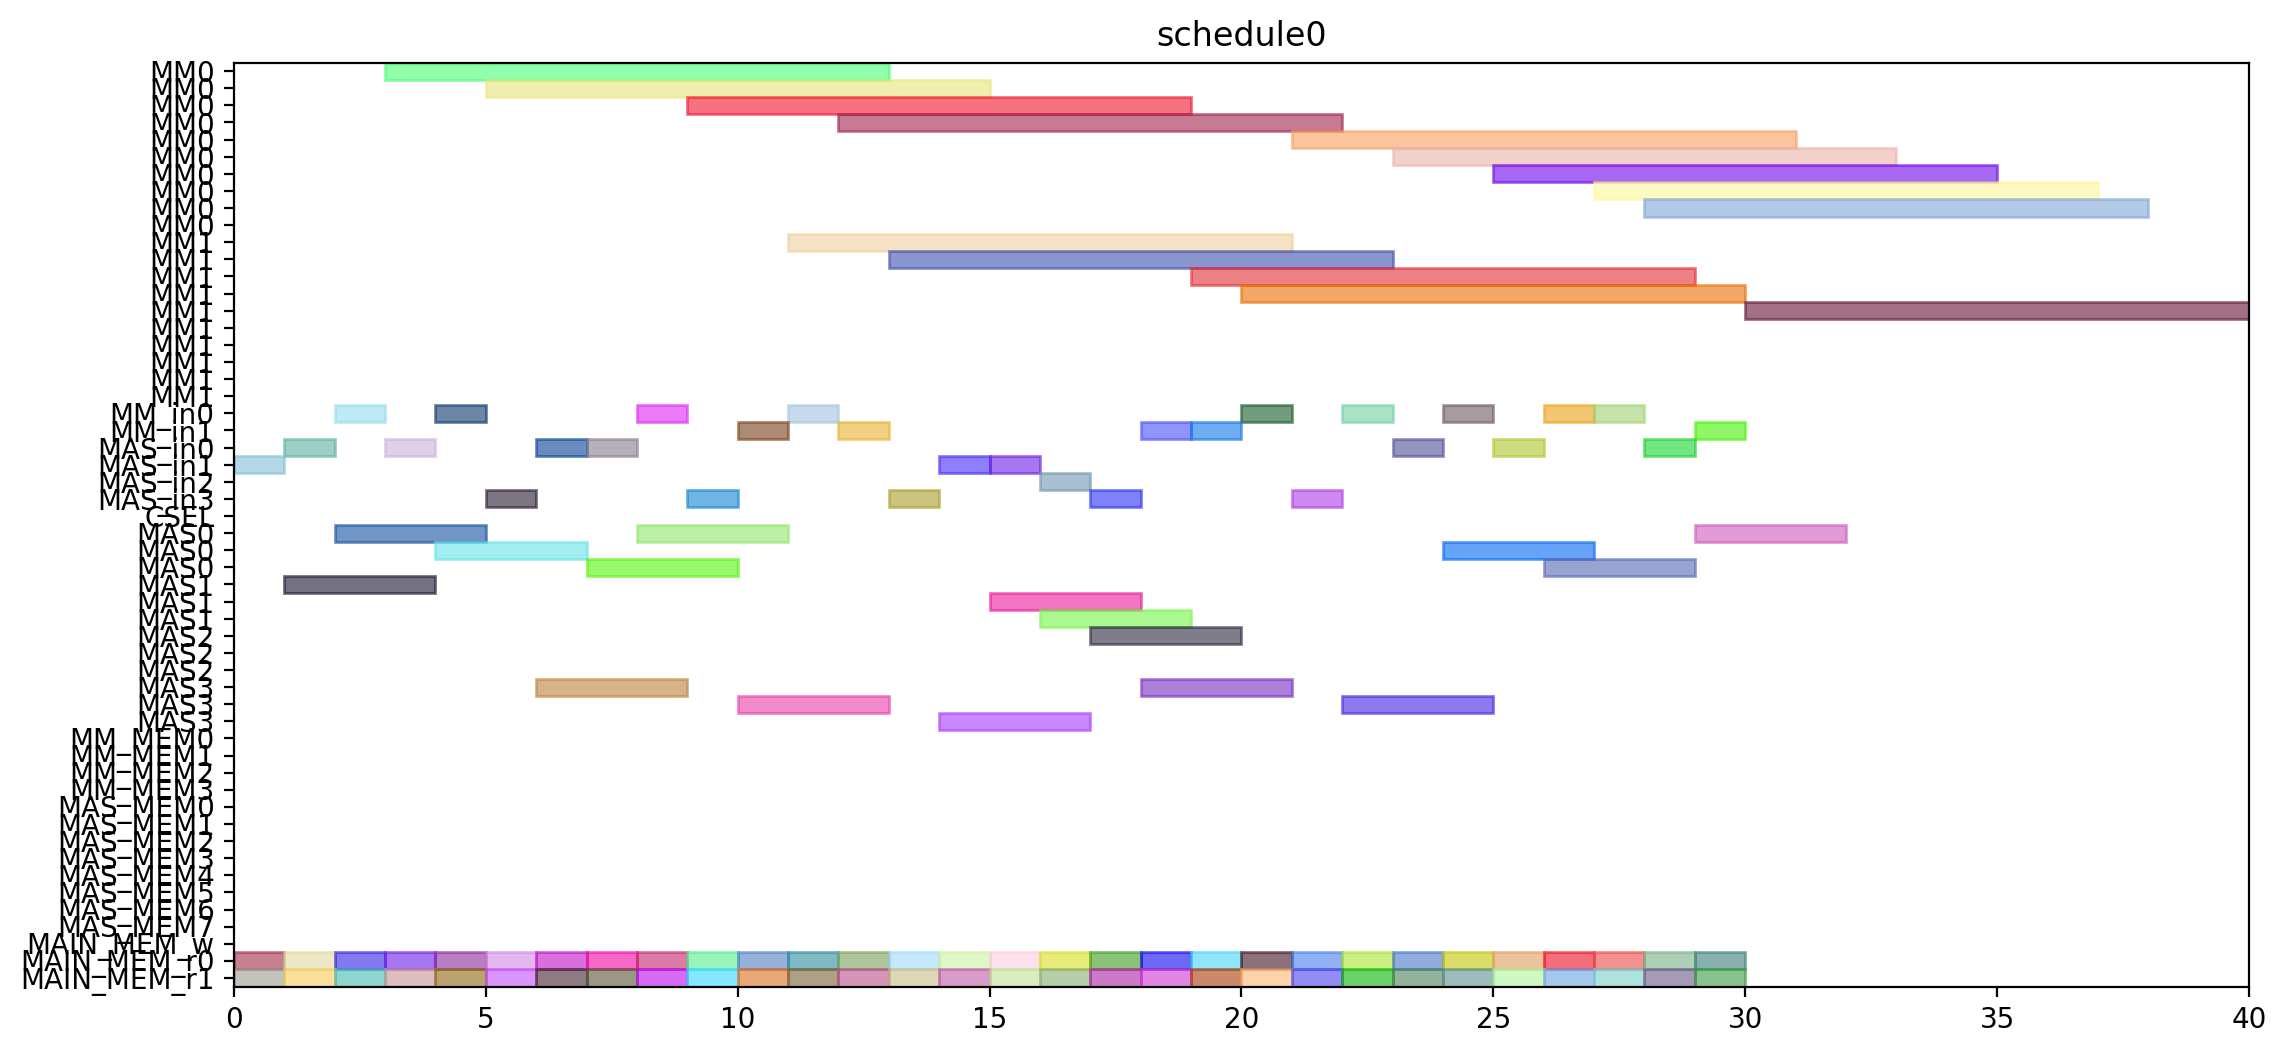

Python code for this plot:
from pyschedule import Scenario, solvers, plotters, alt


def solve():
	horizon = 120
	S = Scenario("schedule0", horizon=horizon)

	# resource
	MM = S.Resources('MM', num=2, size=10)
	MM_in = S.Resources('MM_in', num=2)
	MAS_in = S.Resources('MAS_in', num=4)
	CSEL = S.Resource('CSEL')
	MAS = S.Resources('MAS', num=4, size=3, periods=range(1, horizon))
	MM_MEM = S.Resources('MM_MEM', num=4)
	MAS_MEM = S.Resources('MAS_MEM', num=8)
	MAIN_MEM_w = S.Resource('MAIN_MEM_w', size=1)
	MAIN_MEM_r = S.Resources('MAIN_MEM_r', num=2)

	# result of previous scheduling

	# new tasks
	r1_t0 = S.Task('r1_t0', length=10, delay_cost=1)
	r1_t0 += alt(MM)
	r1_t0_in = S.Task('r1_t0_in', length=1, delay_cost=1)
	r1_t0_in += alt(MM_in)
	S += r1_t0_in*MM_in[0]<=r1_t0*MM[0]
	S += r1_t0_in*MM_in[1]<=r1_t0*MM[1]
	r1_t0_mem0 = S.Task('r1_t0_mem0', length=1, delay_cost=1)
	r1_t0_mem0 += MAIN_MEM_r[0]
	S += r1_t0_mem0 <= r1_t0

	r1_t0_mem1 = S.Task('r1_t0_mem1', length=1, delay_cost=1)
	r1_t0_mem1 += MAIN_MEM_r[1]
	S += r1_t0_mem1 <= r1_t0

	r1_t1 = S.Task('r1_t1', length=10, delay_cost=1)
	r1_t1 += alt(MM)
	r1_t1_in = S.Task('r1_t1_in', length=1, delay_cost=1)
	r1_t1_in += alt(MM_in)
	S += r1_t1_in*MM_in[0]<=r1_t1*MM[0]
	S += r1_t1_in*MM_in[1]<=r1_t1*MM[1]
	r1_t1_mem0 = S.Task('r1_t1_mem0', length=1, delay_cost=1)
	r1_t1_mem0 += MAIN_MEM_r[0]
	S += r1_t1_mem0 <= r1_t1

	r1_t1_mem1 = S.Task('r1_t1_mem1', length=1, delay_cost=1)
	r1_t1_mem1 += MAIN_MEM_r[1]
	S += r1_t1_mem1 <= r1_t1

	r1_t2 = S.Task('r1_t2', length=3, delay_cost=1)
	r1_t2 += alt(MAS)
	r1_t2_in = S.Task('r1_t2_in', length=1, delay_cost=1)
	r1_t2_in += alt(MAS_in)
	S += r1_t2_in*MAS_in[0]<=r1_t2*MAS[0]

	S += r1_t2_in*MAS_in[1]<=r1_t2*MAS[1]

	S += r1_t2_in*MAS_in[2]<=r1_t2*MAS[2]

	S += r1_t2_in*MAS_in[3]<=r1_t2*MAS[3]

	r1_t2_mem0 = S.Task('r1_t2_mem0', length=1, delay_cost=1)
	r1_t2_mem0 += MAIN_MEM_r[0]
	S += r1_t2_mem0 <= r1_t2

	r1_t2_mem1 = S.Task('r1_t2_mem1', length=1, delay_cost=1)
	r1_t2_mem1 += MAIN_MEM_r[1]
	S += r1_t2_mem1 <= r1_t2

	r1_t3 = S.Task('r1_t3', length=3, delay_cost=1)
	r1_t3 += alt(MAS)
	r1_t3_in = S.Task('r1_t3_in', length=1, delay_cost=1)
	r1_t3_in += alt(MAS_in)
	S += r1_t3_in*MAS_in[0]<=r1_t3*MAS[0]

	S += r1_t3_in*MAS_in[1]<=r1_t3*MAS[1]

	S += r1_t3_in*MAS_in[2]<=r1_t3*MAS[2]

	S += r1_t3_in*MAS_in[3]<=r1_t3*MAS[3]

	r1_t3_mem0 = S.Task('r1_t3_mem0', length=1, delay_cost=1)
	r1_t3_mem0 += MAIN_MEM_r[0]
	S += r1_t3_mem0 <= r1_t3

	r1_t3_mem1 = S.Task('r1_t3_mem1', length=1, delay_cost=1)
	r1_t3_mem1 += MAIN_MEM_r[1]
	S += r1_t3_mem1 <= r1_t3

	r3_t0 = S.Task('r3_t0', length=10, delay_cost=1)
	r3_t0 += alt(MM)
	r3_t0_in = S.Task('r3_t0_in', length=1, delay_cost=1)
	r3_t0_in += alt(MM_in)
	S += r3_t0_in*MM_in[0]<=r3_t0*MM[0]
	S += r3_t0_in*MM_in[1]<=r3_t0*MM[1]
	r3_t0_mem0 = S.Task('r3_t0_mem0', length=1, delay_cost=1)
	r3_t0_mem0 += MAIN_MEM_r[0]
	S += r3_t0_mem0 <= r3_t0

	r3_t0_mem1 = S.Task('r3_t0_mem1', length=1, delay_cost=1)
	r3_t0_mem1 += MAIN_MEM_r[1]
	S += r3_t0_mem1 <= r3_t0

	r3_t1 = S.Task('r3_t1', length=10, delay_cost=1)
	r3_t1 += alt(MM)
	r3_t1_in = S.Task('r3_t1_in', length=1, delay_cost=1)
	r3_t1_in += alt(MM_in)
	S += r3_t1_in*MM_in[0]<=r3_t1*MM[0]
	S += r3_t1_in*MM_in[1]<=r3_t1*MM[1]
	r3_t1_mem0 = S.Task('r3_t1_mem0', length=1, delay_cost=1)
	r3_t1_mem0 += MAIN_MEM_r[0]
	S += r3_t1_mem0 <= r3_t1

	r3_t1_mem1 = S.Task('r3_t1_mem1', length=1, delay_cost=1)
	r3_t1_mem1 += MAIN_MEM_r[1]
	S += r3_t1_mem1 <= r3_t1

	r3_t2 = S.Task('r3_t2', length=3, delay_cost=1)
	r3_t2 += alt(MAS)
	r3_t2_in = S.Task('r3_t2_in', length=1, delay_cost=1)
	r3_t2_in += alt(MAS_in)
	S += r3_t2_in*MAS_in[0]<=r3_t2*MAS[0]

	S += r3_t2_in*MAS_in[1]<=r3_t2*MAS[1]

	S += r3_t2_in*MAS_in[2]<=r3_t2*MAS[2]

	S += r3_t2_in*MAS_in[3]<=r3_t2*MAS[3]

	r3_t2_mem0 = S.Task('r3_t2_mem0', length=1, delay_cost=1)
	r3_t2_mem0 += MAIN_MEM_r[0]
	S += r3_t2_mem0 <= r3_t2

	r3_t2_mem1 = S.Task('r3_t2_mem1', length=1, delay_cost=1)
	r3_t2_mem1 += MAIN_MEM_r[1]
	S += r3_t2_mem1 <= r3_t2

	r3_t3 = S.Task('r3_t3', length=3, delay_cost=1)
	r3_t3 += alt(MAS)
	r3_t3_in = S.Task('r3_t3_in', length=1, delay_cost=1)
	r3_t3_in += alt(MAS_in)
	S += r3_t3_in*MAS_in[0]<=r3_t3*MAS[0]

	S += r3_t3_in*MAS_in[1]<=r3_t3*MAS[1]

	S += r3_t3_in*MAS_in[2]<=r3_t3*MAS[2]

	S += r3_t3_in*MAS_in[3]<=r3_t3*MAS[3]

	r3_t3_mem0 = S.Task('r3_t3_mem0', length=1, delay_cost=1)
	r3_t3_mem0 += MAIN_MEM_r[0]
	S += r3_t3_mem0 <= r3_t3

	r3_t3_mem1 = S.Task('r3_t3_mem1', length=1, delay_cost=1)
	r3_t3_mem1 += MAIN_MEM_r[1]
	S += r3_t3_mem1 <= r3_t3

	r4_t0 = S.Task('r4_t0', length=10, delay_cost=1)
	r4_t0 += alt(MM)
	r4_t0_in = S.Task('r4_t0_in', length=1, delay_cost=1)
	r4_t0_in += alt(MM_in)
	S += r4_t0_in*MM_in[0]<=r4_t0*MM[0]
	S += r4_t0_in*MM_in[1]<=r4_t0*MM[1]
	r4_t0_mem0 = S.Task('r4_t0_mem0', length=1, delay_cost=1)
	r4_t0_mem0 += MAIN_MEM_r[0]
	S += r4_t0_mem0 <= r4_t0

	r4_t0_mem1 = S.Task('r4_t0_mem1', length=1, delay_cost=1)
	r4_t0_mem1 += MAIN_MEM_r[1]
	S += r4_t0_mem1 <= r4_t0

	r4_t1 = S.Task('r4_t1', length=10, delay_cost=1)
	r4_t1 += alt(MM)
	r4_t1_in = S.Task('r4_t1_in', length=1, delay_cost=1)
	r4_t1_in += alt(MM_in)
	S += r4_t1_in*MM_in[0]<=r4_t1*MM[0]
	S += r4_t1_in*MM_in[1]<=r4_t1*MM[1]
	r4_t1_mem0 = S.Task('r4_t1_mem0', length=1, delay_cost=1)
	r4_t1_mem0 += MAIN_MEM_r[0]
	S += r4_t1_mem0 <= r4_t1

	r4_t1_mem1 = S.Task('r4_t1_mem1', length=1, delay_cost=1)
	r4_t1_mem1 += MAIN_MEM_r[1]
	S += r4_t1_mem1 <= r4_t1

	r4_t2 = S.Task('r4_t2', length=3, delay_cost=1)
	r4_t2 += alt(MAS)
	r4_t2_in = S.Task('r4_t2_in', length=1, delay_cost=1)
	r4_t2_in += alt(MAS_in)
	S += r4_t2_in*MAS_in[0]<=r4_t2*MAS[0]

	S += r4_t2_in*MAS_in[1]<=r4_t2*MAS[1]

	S += r4_t2_in*MAS_in[2]<=r4_t2*MAS[2]

	S += r4_t2_in*MAS_in[3]<=r4_t2*MAS[3]

	r4_t2_mem0 = S.Task('r4_t2_mem0', length=1, delay_cost=1)
	r4_t2_mem0 += MAIN_MEM_r[0]
	S += r4_t2_mem0 <= r4_t2

	r4_t2_mem1 = S.Task('r4_t2_mem1', length=1, delay_cost=1)
	r4_t2_mem1 += MAIN_MEM_r[1]
	S += r4_t2_mem1 <= r4_t2

	r4_t3 = S.Task('r4_t3', length=3, delay_cost=1)
	r4_t3 += alt(MAS)
	r4_t3_in = S.Task('r4_t3_in', length=1, delay_cost=1)
	r4_t3_in += alt(MAS_in)
	S += r4_t3_in*MAS_in[0]<=r4_t3*MAS[0]

	S += r4_t3_in*MAS_in[1]<=r4_t3*MAS[1]

	S += r4_t3_in*MAS_in[2]<=r4_t3*MAS[2]

	S += r4_t3_in*MAS_in[3]<=r4_t3*MAS[3]

	r4_t3_mem0 = S.Task('r4_t3_mem0', length=1, delay_cost=1)
	r4_t3_mem0 += MAIN_MEM_r[0]
	S += r4_t3_mem0 <= r4_t3

	r4_t3_mem1 = S.Task('r4_t3_mem1', length=1, delay_cost=1)
	r4_t3_mem1 += MAIN_MEM_r[1]
	S += r4_t3_mem1 <= r4_t3

	r5_t0 = S.Task('r5_t0', length=10, delay_cost=1)
	r5_t0 += alt(MM)
	r5_t0_in = S.Task('r5_t0_in', length=1, delay_cost=1)
	r5_t0_in += alt(MM_in)
	S += r5_t0_in*MM_in[0]<=r5_t0*MM[0]
	S += r5_t0_in*MM_in[1]<=r5_t0*MM[1]
	r5_t0_mem0 = S.Task('r5_t0_mem0', length=1, delay_cost=1)
	r5_t0_mem0 += MAIN_MEM_r[0]
	S += r5_t0_mem0 <= r5_t0

	r5_t0_mem1 = S.Task('r5_t0_mem1', length=1, delay_cost=1)
	r5_t0_mem1 += MAIN_MEM_r[1]
	S += r5_t0_mem1 <= r5_t0

	r5_t1 = S.Task('r5_t1', length=10, delay_cost=1)
	r5_t1 += alt(MM)
	r5_t1_in = S.Task('r5_t1_in', length=1, delay_cost=1)
	r5_t1_in += alt(MM_in)
	S += r5_t1_in*MM_in[0]<=r5_t1*MM[0]
	S += r5_t1_in*MM_in[1]<=r5_t1*MM[1]
	r5_t1_mem0 = S.Task('r5_t1_mem0', length=1, delay_cost=1)
	r5_t1_mem0 += MAIN_MEM_r[0]
	S += r5_t1_mem0 <= r5_t1

	r5_t1_mem1 = S.Task('r5_t1_mem1', length=1, delay_cost=1)
	r5_t1_mem1 += MAIN_MEM_r[1]
	S += r5_t1_mem1 <= r5_t1

	r5_t2 = S.Task('r5_t2', length=3, delay_cost=1)
	r5_t2 += alt(MAS)
	r5_t2_in = S.Task('r5_t2_in', length=1, delay_cost=1)
	r5_t2_in += alt(MAS_in)
	S += r5_t2_in*MAS_in[0]<=r5_t2*MAS[0]

	S += r5_t2_in*MAS_in[1]<=r5_t2*MAS[1]

	S += r5_t2_in*MAS_in[2]<=r5_t2*MAS[2]

	S += r5_t2_in*MAS_in[3]<=r5_t2*MAS[3]

	r5_t2_mem0 = S.Task('r5_t2_mem0', length=1, delay_cost=1)
	r5_t2_mem0 += MAIN_MEM_r[0]
	S += r5_t2_mem0 <= r5_t2

	r5_t2_mem1 = S.Task('r5_t2_mem1', length=1, delay_cost=1)
	r5_t2_mem1 += MAIN_MEM_r[1]
	S += r5_t2_mem1 <= r5_t2

	r5_t3 = S.Task('r5_t3', length=3, delay_cost=1)
	r5_t3 += alt(MAS)
	r5_t3_in = S.Task('r5_t3_in', length=1, delay_cost=1)
	r5_t3_in += alt(MAS_in)
	S += r5_t3_in*MAS_in[0]<=r5_t3*MAS[0]

	S += r5_t3_in*MAS_in[1]<=r5_t3*MAS[1]

	S += r5_t3_in*MAS_in[2]<=r5_t3*MAS[2]

	S += r5_t3_in*MAS_in[3]<=r5_t3*MAS[3]

	r5_t3_mem0 = S.Task('r5_t3_mem0', length=1, delay_cost=1)
	r5_t3_mem0 += MAIN_MEM_r[0]
	S += r5_t3_mem0 <= r5_t3

	r5_t3_mem1 = S.Task('r5_t3_mem1', length=1, delay_cost=1)
	r5_t3_mem1 += MAIN_MEM_r[1]
	S += r5_t3_mem1 <= r5_t3

	r6_t0 = S.Task('r6_t0', length=10, delay_cost=1)
	r6_t0 += alt(MM)
	r6_t0_in = S.Task('r6_t0_in', length=1, delay_cost=1)
	r6_t0_in += alt(MM_in)
	S += r6_t0_in*MM_in[0]<=r6_t0*MM[0]
	S += r6_t0_in*MM_in[1]<=r6_t0*MM[1]
	r6_t0_mem0 = S.Task('r6_t0_mem0', length=1, delay_cost=1)
	r6_t0_mem0 += MAIN_MEM_r[0]
	S += r6_t0_mem0 <= r6_t0

	r6_t0_mem1 = S.Task('r6_t0_mem1', length=1, delay_cost=1)
	r6_t0_mem1 += MAIN_MEM_r[1]
	S += r6_t0_mem1 <= r6_t0

	r6_t1 = S.Task('r6_t1', length=10, delay_cost=1)
	r6_t1 += alt(MM)
	r6_t1_in = S.Task('r6_t1_in', length=1, delay_cost=1)
	r6_t1_in += alt(MM_in)
	S += r6_t1_in*MM_in[0]<=r6_t1*MM[0]
	S += r6_t1_in*MM_in[1]<=r6_t1*MM[1]
	r6_t1_mem0 = S.Task('r6_t1_mem0', length=1, delay_cost=1)
	r6_t1_mem0 += MAIN_MEM_r[0]
	S += r6_t1_mem0 <= r6_t1

	r6_t1_mem1 = S.Task('r6_t1_mem1', length=1, delay_cost=1)
	r6_t1_mem1 += MAIN_MEM_r[1]
	S += r6_t1_mem1 <= r6_t1

	r6_t2 = S.Task('r6_t2', length=3, delay_cost=1)
	r6_t2 += alt(MAS)
	r6_t2_in = S.Task('r6_t2_in', length=1, delay_cost=1)
	r6_t2_in += alt(MAS_in)
	S += r6_t2_in*MAS_in[0]<=r6_t2*MAS[0]

	S += r6_t2_in*MAS_in[1]<=r6_t2*MAS[1]

	S += r6_t2_in*MAS_in[2]<=r6_t2*MAS[2]

	S += r6_t2_in*MAS_in[3]<=r6_t2*MAS[3]

	r6_t2_mem0 = S.Task('r6_t2_mem0', length=1, delay_cost=1)
	r6_t2_mem0 += MAIN_MEM_r[0]
	S += r6_t2_mem0 <= r6_t2

	r6_t2_mem1 = S.Task('r6_t2_mem1', length=1, delay_cost=1)
	r6_t2_mem1 += MAIN_MEM_r[1]
	S += r6_t2_mem1 <= r6_t2

	r6_t3 = S.Task('r6_t3', length=3, delay_cost=1)
	r6_t3 += alt(MAS)
	r6_t3_in = S.Task('r6_t3_in', length=1, delay_cost=1)
	r6_t3_in += alt(MAS_in)
	S += r6_t3_in*MAS_in[0]<=r6_t3*MAS[0]

	S += r6_t3_in*MAS_in[1]<=r6_t3*MAS[1]

	S += r6_t3_in*MAS_in[2]<=r6_t3*MAS[2]

	S += r6_t3_in*MAS_in[3]<=r6_t3*MAS[3]

	r6_t3_mem0 = S.Task('r6_t3_mem0', length=1, delay_cost=1)
	r6_t3_mem0 += MAIN_MEM_r[0]
	S += r6_t3_mem0 <= r6_t3

	r6_t3_mem1 = S.Task('r6_t3_mem1', length=1, delay_cost=1)
	r6_t3_mem1 += MAIN_MEM_r[1]
	S += r6_t3_mem1 <= r6_t3

	r9_t2 = S.Task('r9_t2', length=3, delay_cost=1)
	r9_t2 += alt(MAS)
	r9_t2_in = S.Task('r9_t2_in', length=1, delay_cost=1)
	r9_t2_in += alt(MAS_in)
	S += r9_t2_in*MAS_in[0]<=r9_t2*MAS[0]

	S += r9_t2_in*MAS_in[1]<=r9_t2*MAS[1]

	S += r9_t2_in*MAS_in[2]<=r9_t2*MAS[2]

	S += r9_t2_in*MAS_in[3]<=r9_t2*MAS[3]

	r9_t2_mem0 = S.Task('r9_t2_mem0', length=1, delay_cost=1)
	r9_t2_mem0 += MAIN_MEM_r[0]
	S += r9_t2_mem0 <= r9_t2

	r9_t2_mem1 = S.Task('r9_t2_mem1', length=1, delay_cost=1)
	r9_t2_mem1 += MAIN_MEM_r[1]
	S += r9_t2_mem1 <= r9_t2

	r12_t0 = S.Task('r12_t0', length=10, delay_cost=1)
	r12_t0 += alt(MM)
	r12_t0_in = S.Task('r12_t0_in', length=1, delay_cost=1)
	r12_t0_in += alt(MM_in)
	S += r12_t0_in*MM_in[0]<=r12_t0*MM[0]
	S += r12_t0_in*MM_in[1]<=r12_t0*MM[1]
	r12_t0_mem0 = S.Task('r12_t0_mem0', length=1, delay_cost=1)
	r12_t0_mem0 += MAIN_MEM_r[0]
	S += r12_t0_mem0 <= r12_t0

	r12_t0_mem1 = S.Task('r12_t0_mem1', length=1, delay_cost=1)
	r12_t0_mem1 += MAIN_MEM_r[1]
	S += r12_t0_mem1 <= r12_t0

	r12_t1 = S.Task('r12_t1', length=10, delay_cost=1)
	r12_t1 += alt(MM)
	r12_t1_in = S.Task('r12_t1_in', length=1, delay_cost=1)
	r12_t1_in += alt(MM_in)
	S += r12_t1_in*MM_in[0]<=r12_t1*MM[0]
	S += r12_t1_in*MM_in[1]<=r12_t1*MM[1]
	r12_t1_mem0 = S.Task('r12_t1_mem0', length=1, delay_cost=1)
	r12_t1_mem0 += MAIN_MEM_r[0]
	S += r12_t1_mem0 <= r12_t1

	r12_t1_mem1 = S.Task('r12_t1_mem1', length=1, delay_cost=1)
	r12_t1_mem1 += MAIN_MEM_r[1]
	S += r12_t1_mem1 <= r12_t1

	r12_t2 = S.Task('r12_t2', length=3, delay_cost=1)
	r12_t2 += alt(MAS)
	r12_t2_in = S.Task('r12_t2_in', length=1, delay_cost=1)
	r12_t2_in += alt(MAS_in)
	S += r12_t2_in*MAS_in[0]<=r12_t2*MAS[0]

	S += r12_t2_in*MAS_in[1]<=r12_t2*MAS[1]

	S += r12_t2_in*MAS_in[2]<=r12_t2*MAS[2]

	S += r12_t2_in*MAS_in[3]<=r12_t2*MAS[3]

	r12_t2_mem0 = S.Task('r12_t2_mem0', length=1, delay_cost=1)
	r12_t2_mem0 += MAIN_MEM_r[0]
	S += r12_t2_mem0 <= r12_t2

	r12_t2_mem1 = S.Task('r12_t2_mem1', length=1, delay_cost=1)
	r12_t2_mem1 += MAIN_MEM_r[1]
	S += r12_t2_mem1 <= r12_t2

	r12_t3 = S.Task('r12_t3', length=3, delay_cost=1)
	r12_t3 += alt(MAS)
	r12_t3_in = S.Task('r12_t3_in', length=1, delay_cost=1)
	r12_t3_in += alt(MAS_in)
	S += r12_t3_in*MAS_in[0]<=r12_t3*MAS[0]

	S += r12_t3_in*MAS_in[1]<=r12_t3*MAS[1]

	S += r12_t3_in*MAS_in[2]<=r12_t3*MAS[2]

	S += r12_t3_in*MAS_in[3]<=r12_t3*MAS[3]

	r12_t3_mem0 = S.Task('r12_t3_mem0', length=1, delay_cost=1)
	r12_t3_mem0 += MAIN_MEM_r[0]
	S += r12_t3_mem0 <= r12_t3

	r12_t3_mem1 = S.Task('r12_t3_mem1', length=1, delay_cost=1)
	r12_t3_mem1 += MAIN_MEM_r[1]
	S += r12_t3_mem1 <= r12_t3

	r13_t0 = S.Task('r13_t0', length=10, delay_cost=1)
	r13_t0 += alt(MM)
	r13_t0_in = S.Task('r13_t0_in', length=1, delay_cost=1)
	r13_t0_in += alt(MM_in)
	S += r13_t0_in*MM_in[0]<=r13_t0*MM[0]
	S += r13_t0_in*MM_in[1]<=r13_t0*MM[1]
	r13_t0_mem0 = S.Task('r13_t0_mem0', length=1, delay_cost=1)
	r13_t0_mem0 += MAIN_MEM_r[0]
	S += r13_t0_mem0 <= r13_t0

	r13_t0_mem1 = S.Task('r13_t0_mem1', length=1, delay_cost=1)
	r13_t0_mem1 += MAIN_MEM_r[1]
	S += r13_t0_mem1 <= r13_t0

	r13_t1 = S.Task('r13_t1', length=10, delay_cost=1)
	r13_t1 += alt(MM)
	r13_t1_in = S.Task('r13_t1_in', length=1, delay_cost=1)
	r13_t1_in += alt(MM_in)
	S += r13_t1_in*MM_in[0]<=r13_t1*MM[0]
	S += r13_t1_in*MM_in[1]<=r13_t1*MM[1]
	r13_t1_mem0 = S.Task('r13_t1_mem0', length=1, delay_cost=1)
	r13_t1_mem0 += MAIN_MEM_r[0]
	S += r13_t1_mem0 <= r13_t1

	r13_t1_mem1 = S.Task('r13_t1_mem1', length=1, delay_cost=1)
	r13_t1_mem1 += MAIN_MEM_r[1]
	S += r13_t1_mem1 <= r13_t1

	r13_t2 = S.Task('r13_t2', length=3, delay_cost=1)
	r13_t2 += alt(MAS)
	r13_t2_in = S.Task('r13_t2_in', length=1, delay_cost=1)
	r13_t2_in += alt(MAS_in)
	S += r13_t2_in*MAS_in[0]<=r13_t2*MAS[0]

	S += r13_t2_in*MAS_in[1]<=r13_t2*MAS[1]

	S += r13_t2_in*MAS_in[2]<=r13_t2*MAS[2]

	S += r13_t2_in*MAS_in[3]<=r13_t2*MAS[3]

	r13_t2_mem0 = S.Task('r13_t2_mem0', length=1, delay_cost=1)
	r13_t2_mem0 += MAIN_MEM_r[0]
	S += r13_t2_mem0 <= r13_t2

	r13_t2_mem1 = S.Task('r13_t2_mem1', length=1, delay_cost=1)
	r13_t2_mem1 += MAIN_MEM_r[1]
	S += r13_t2_mem1 <= r13_t2

	r13_t3 = S.Task('r13_t3', length=3, delay_cost=1)
	r13_t3 += alt(MAS)
	r13_t3_in = S.Task('r13_t3_in', length=1, delay_cost=1)
	r13_t3_in += alt(MAS_in)
	S += r13_t3_in*MAS_in[0]<=r13_t3*MAS[0]

	S += r13_t3_in*MAS_in[1]<=r13_t3*MAS[1]

	S += r13_t3_in*MAS_in[2]<=r13_t3*MAS[2]

	S += r13_t3_in*MAS_in[3]<=r13_t3*MAS[3]

	r13_t3_mem0 = S.Task('r13_t3_mem0', length=1, delay_cost=1)
	r13_t3_mem0 += MAIN_MEM_r[0]
	S += r13_t3_mem0 <= r13_t3

	r13_t3_mem1 = S.Task('r13_t3_mem1', length=1, delay_cost=1)
	r13_t3_mem1 += MAIN_MEM_r[1]
	S += r13_t3_mem1 <= r13_t3

	r16_t3 = S.Task('r16_t3', length=3, delay_cost=1)
	r16_t3 += alt(MAS)
	r16_t3_in = S.Task('r16_t3_in', length=1, delay_cost=1)
	r16_t3_in += alt(MAS_in)
	S += r16_t3_in*MAS_in[0]<=r16_t3*MAS[0]

	S += r16_t3_in*MAS_in[1]<=r16_t3*MAS[1]

	S += r16_t3_in*MAS_in[2]<=r16_t3*MAS[2]

	S += r16_t3_in*MAS_in[3]<=r16_t3*MAS[3]

	r16_t3_mem0 = S.Task('r16_t3_mem0', length=1, delay_cost=1)
	r16_t3_mem0 += MAIN_MEM_r[0]
	S += r16_t3_mem0 <= r16_t3

	r16_t3_mem1 = S.Task('r16_t3_mem1', length=1, delay_cost=1)
	r16_t3_mem1 += MAIN_MEM_r[1]
	S += r16_t3_mem1 <= r16_t3

	solvers.mip.solve(S,msg=1,kind='CPLEX',ratio_gap=1.01)

	solution = [['hoge']*len(S.solution()[1]) for i in range(len(S.solution()))]
	for i in range(len(S.solution())):
		for j in range(len(S.solution()[i])):
			solution[i][j]=str(S.solution()[i][j])
	print(solution)

	cycles = int(solution[-1][3])

	pic_file_name = "/mnt/rose/usr1/fukuda/ABE/multiRAM_multiMAS_16mux/scheduling_result/stage10MM2_stage3MAS4/EP2_YRECOVER/schedule0.png"
	if(S.solution() != []):
		plotters.matplotlib.plot(S,img_filename=pic_file_name, show_task_labels=False, fig_size=(cycles*0.25+3, 6))

	return solution
